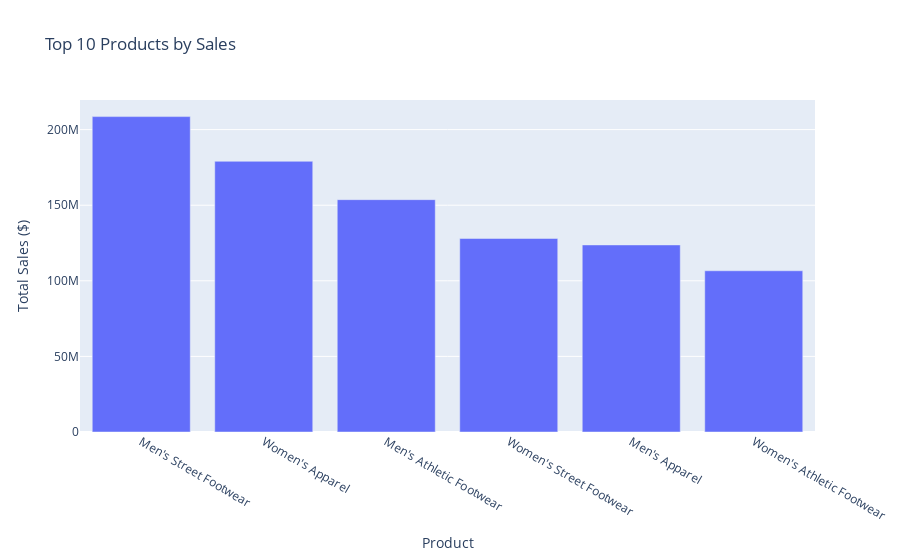

Notebook code cell kept with this figure:
### Markdown cell above
### 3. Top Products by Sales

### Code cell
top_products = df.groupby('Product')['TotalSales'].sum().sort_values(ascending=False).head(10).reset_index()
fig = px.bar(top_products, x='Product', y='TotalSales', title='Top 10 Products by Sales',
             labels={'TotalSales':'Total Sales ($)'})
fig.show()

### Figure 1 — Plotly figure (JSON) as saved in the notebook; plotly's stock layout.template omitted (floating-point values rounded to 4 significant figures)
{"data": [{"alignmentgroup": "True", "hovertemplate": "Product=%{x}<br>Total Sales ($)=%{y}<extra></extra>", "legendgroup": "", "marker": {"color": "#636efa", "pattern": {"shape": ""}}, "name": "", "offsetgroup": "", "orientation": "v", "showlegend": false, "textposition": "auto", "type": "bar", "x": ["Men's Street Footwear", "Women's Apparel", "Men's Athletic Footwear", "Women's Street Footwear", "Men's Apparel", "Women's Athletic Footwear"], "xaxis": "x", "y": [208608744, 179038860, 153700000.0, 128000000.0, 123728632, 106631896], "yaxis": "y"}], "layout": {"barmode": "relative", "legend": {"tracegroupgap": 0}, "title": {"text": "Top 10 Products by Sales"}, "xaxis": {"anchor": "y", "domain": [0, 1], "title": {"text": "Product"}}, "yaxis": {"anchor": "x", "domain": [0, 1], "title": {"text": "Total Sales ($)"}}}}
